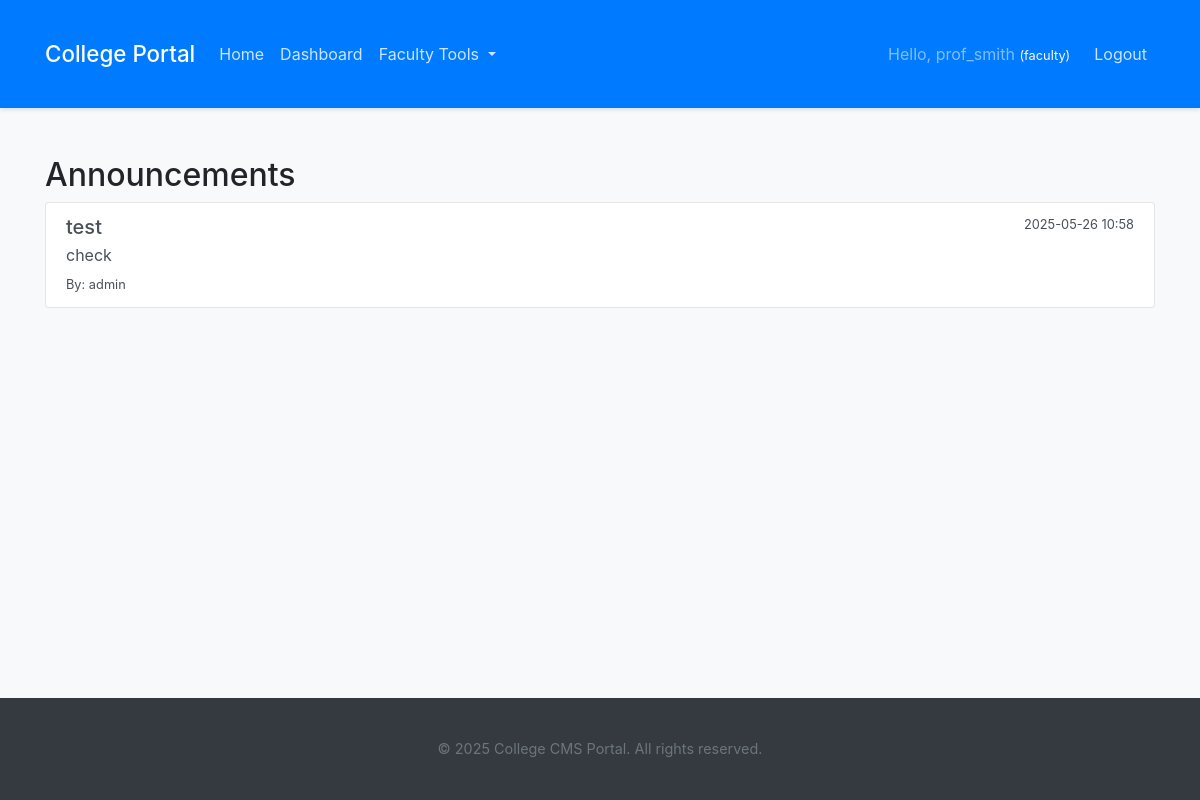
/student/announcements (signed in), run on the app's committed database.
### app.py (models this page shows, shortened)
class User(UserMixin, db.Model):
    id = db.Column(db.Integer, primary_key=True)
    username = db.Column(db.String(64), index=True, unique=True, nullable=False)
    email = db.Column(db.String(120), index=True, unique=True, nullable=False)
    password_hash = db.Column(db.String(256))
    role = db.Column(db.String(20), default='student', nullable=False) # admin, faculty, student
    created_at = db.Column(db.DateTime, default=datetime.utcnow)
    announcements_authored = db.relationship('Announcement', foreign_keys='Announcement.author_id', backref='author', lazy='dynamic')
    courses_taught = db.relationship('Course', foreign_keys='Course.faculty_id', backref='faculty_instructor', lazy='dynamic')
    @property
    def is_admin(self):
        return self.role == 'admin'
    @property
    def is_faculty(self):
        return self.role == 'faculty'
    @property
    def is_student(self):
        return self.role == 'student'

class Announcement(db.Model):
    id = db.Column(db.Integer, primary_key=True)
    title = db.Column(db.String(100), nullable=False)
    content = db.Column(db.Text, nullable=False)
    timestamp = db.Column(db.DateTime, index=True, default=datetime.utcnow)
    author_id = db.Column(db.Integer, db.ForeignKey('user.id'), nullable=False)

### app.py (the view)
@app.route('/student/announcements')
@login_required
def student_view_announcements():
    announcements = Announcement.query.order_by(Announcement.timestamp.desc()).all()
    return render_template('student/view_announcements.html', title='Announcements', announcements=announcements)

### app.py (called while the page is built)
@login_manager.user_loader
def load_user(user_id):
    return User.query.get(int(user_id))

@app.context_processor
def inject_now():
    return {'current_year': datetime.utcnow().year}

### templates/student/view_announcements.html
{% extends "base.html" %}
{% block content %}
    <h2>{{ title }}</h2>
    {% if announcements %}
    <div class="list-group">
        {% for announcement in announcements %}
            <div class="list-group-item list-group-item-action flex-column align-items-start mb-2">
                <div class="d-flex w-100 justify-content-between">
                <h5 class="mb-1">{{ announcement.title }}</h5>
                <small>{{ announcement.timestamp.strftime('%Y-%m-%d %H:%M') }}</small>
                </div>
                <p class="mb-1">{{ announcement.content | safe }}</p>
                <small>By: {{ announcement.author.username }}</small>
            </div>
        {% endfor %}
    </div>
    {% else %}
    <p>No announcements available at the moment.</p>
    {% endif %}
{% endblock %}

### templates/base.html (shortened to what this page needs)
<!DOCTYPE html>
<html lang="en">
<head>
    <link rel="stylesheet" href="https://stackpath.bootstrapcdn.com/bootstrap/4.5.2/css/bootstrap.min.css"
>
    <link rel="stylesheet" href="{{ url_for('static', filename='css/style.css') }}">
</head>
<body>
    <header>
        <nav class="navbar navbar-expand-lg navbar-dark bg-primary mb-4">
            <div class="container">
                <a class="navbar-brand" href="{{ url_for('index') }}">College Portal</a>
                <div class="collapse navbar-collapse" id="navbarNav">
                    <ul class="navbar-nav mr-auto">
                        <li class="nav-item {% if request.endpoint == 'index' %}active{% endif %}">
                            <a class="nav-link" href="{{ url_for('index') }}">Home <span class="sr-only">(current)</span></a>
                        </li>
                        {% if current_user.is_authenticated %}
                            <li class="nav-item {% if request.endpoint == 'dashboard' %}active{% endif %}">
                                <a class="nav-link" href="{{ url_for('dashboard') }}">Dashboard</a>
                            </li>
                            {% if current_user.is_faculty or (current_user.is_admin and not request.endpoint.startswith('admin_')) %}
                                 <li class="nav-item dropdown">
                                    <a class="nav-link dropdown-toggle" href="#" id="facultyDropdown" role="button"
                                       data-toggle="dropdown" aria-haspopup="true" aria-expanded="false">
                                        Faculty Tools
                                    </a>
                                </li>
                            {% endif %}
                        {% endif %}
                    </ul>
                    <ul class="navbar-nav">
                        {% if current_user.is_anonymous %}
                            <li class="nav-item {% if request.endpoint == 'login' %}active{% endif %}">
                                <a class="nav-link" href="{{ url_for('login') }}">Login</a>
                            </li>
                            <li class="nav-item {% if request.endpoint == 'register' %}active{% endif %}">
                                <a class="nav-link" href="{{ url_for('register') }}">Register</a>
                            </li>
                        {% else %}
                            <li class="nav-item">
                                <span class="navbar-text mr-3">
                                    Hello, {{ current_user.username }}
                                    <small class="text-light">({{ current_user.role }})</small>
                                </span>
                            </li>
                            <li class="nav-item">
                                <a class="nav-link" href="{{ url_for('logout') }}">Logout</a>
                            </li>
                        {% endif %}
                    </ul>
                </div>
            </div>
        </nav>
    </header>
    <main role="main" class="container">
        {% block content %}{% endblock %}
    </main>
    <footer class="footer mt-auto py-3 bg-dark text-light">
        <div class="container text-center">
            <span class="text-muted">© {% block year %}{{ current_year if current_year else '2024'}}{% endblock %} College CMS Portal. All rights reserved.</span>
        </div>
    </footer>
</body>
</html>

### static/css/style.css (style rules this page uses)
body { font-family: -apple-system, BlinkMacSystemFont, "Segoe UI", Roboto, "Helvetica Neue", Arial, "Noto Sans", sans-serif, "Apple Color Emoji", "Segoe UI Emoji", "Segoe UI Symbol", "Noto Color Emoji"; background-color: #f8f9fa; color: #212529; display: flex; flex-direction: column; min-height: 100vh; }
.container { flex: 1; padding-top: 1.5rem; padding-bottom: 1.5rem; }
.navbar { box-shadow: 0 2px 4px rgba(0,0,0,.1); }
.navbar-brand { font-weight: 500; font-size: 1.4rem; }
.navbar-dark .navbar-nav .nav-link { color: rgba(255,255,255,.8); }
.navbar-text { color: rgba(255,255,255,.85); }
.footer { background-color: #343a40; color: rgba(255,255,255,.6); padding: 1.5rem 0; text-align: center; margin-top: auto; font-size: 0.9rem; }
.list-group-item { border-color: rgba(0,0,0,.1); }
.mb-4 { margin-bottom: 1.5rem !important; }

### data on the page
User: username "prof_smith", role "faculty"
Announcement: title "test", timestamp "2025-05-26 10:58", content "check", author.username "admin"

### other printed values
{{ title }} "Announcements"
